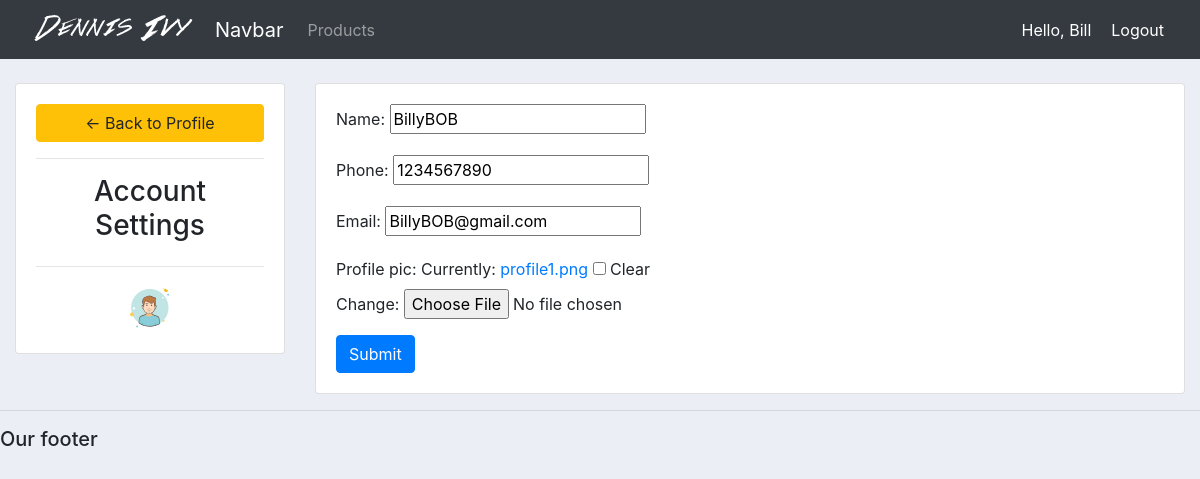
/account/ (signed in), run on the app's committed database.
### accounts/models.py (models this page shows, shortened)
class Customer(models.Model):
    user = models.OneToOneField(User, null=True, blank=True, on_delete=models.CASCADE)
    name = models.CharField(max_length=200)
    phone = models.CharField(max_length=200)
    email = models.CharField(max_length=200)
    profile_pic = models.ImageField(default="profile1.png", null=True, blank=True)
    date_created = models.DateTimeField(auto_now_add=True, null=True)

### accounts/decorators.py (the view)
        def wrapper_func(request, *args, **kwargs):
            group = None
            if request.user.groups.exists():
                group = request.user.groups.all()[0].name
            if group in allowed_roles:
                return view_func(request, *args, **kwargs)
            else:
                return HttpResponse('You are not authorized to view this page!')

### accounts/forms.py
class CustomerForm(ModelForm):
    class Meta:
        model = Customer
        fields = '__all__'
        exclude = ['user']

### accounts/views.py (called while the page is built)
@login_required(login_url='login')
@allowed_users(allowed_roles=['Customer'])
def accountSettings(request):
    customer = request.user.customer
    form = CustomerForm(instance=customer)
    if request.method == 'POST':
        form = CustomerForm(request.POST, request.FILES, instance=customer)
        if form.is_valid():
            form.save()
    context = {'form':form}
    return render(request, 'accounts/account_settings.html', context)

### accounts/templates/accounts/account_settings.html (shortened to what this page needs)
{%  extends 'accounts/main.html' %}
{% load static %}
{% block content %}
<br>
<div class="row">
	<div class="col-md-3">
		<div class="card card-body">
			<a class="btn btn-warning" href="{% url 'home' %}"> &#8592; Back to Profile</a>
			<hr>
			<h3 style="text-align: center">Account Settings</h3>
			<hr>
			<img class="profile-pic" src="{{request.user.customer.profile_pic.url}}" >
		</div>
	</div>
	<div class="col-md-9">
		<div class="card card-body">
			<form method="POST" action="" enctype="multipart/form-data">
				{{form.as_p}}
			<input class="btn btn-primary" type="submit" name="Update Information">
			</form>
		</div>
	</div>
</div>
{% endblock %}

### accounts/templates/accounts/navbar.html (shortened to what this page needs)
{% load static %}
<nav class="navbar navbar-expand-lg navbar-dark bg-dark">
  <img src="{% static 'images/logo.png' %}">
    <a class="navbar-brand" href="#">Navbar</a>
    <div class="collapse navbar-collapse" id="navbarNav">
      <ul class="navbar-nav">
        {% if request.user.is_staff %}
        <li class="nav-item active">
          <a class="nav-link" href="{% url 'home' %}">Dashboard</a>
        </li>
        {% else %}
        <li class="nav-item">
          <a class="nav-link" href="{% url 'products' %}">Products</a>
        </li>
        {% endif %}
      </ul>
    </div>
    <span class="hello-msg">Hello, {{request.user}}</span>
    <span><a class="hello-msg" href="{% url 'logout' %}">Logout</a></span>
  </nav>

### static/css/main.css (style rules this page uses)
body { background-color: #ebeff5; }

### accounts/templates/accounts/navbar.html (style rules this page uses)
.hello-msg { font-size: 18 px; color: #fff; margin-right: 20px; }

### accounts/templates/accounts/account_settings.html (style rules this page uses)
.profile-pic { max-width: 200px; max-height:200px; margin: 0 auto; border-radius: 50%; }

### data on the page
Customer: name "BillyBOB", phone "1234567890", email "BillyBOB@gmail.com"

### other printed values
{{ request.user }} "Bill"
